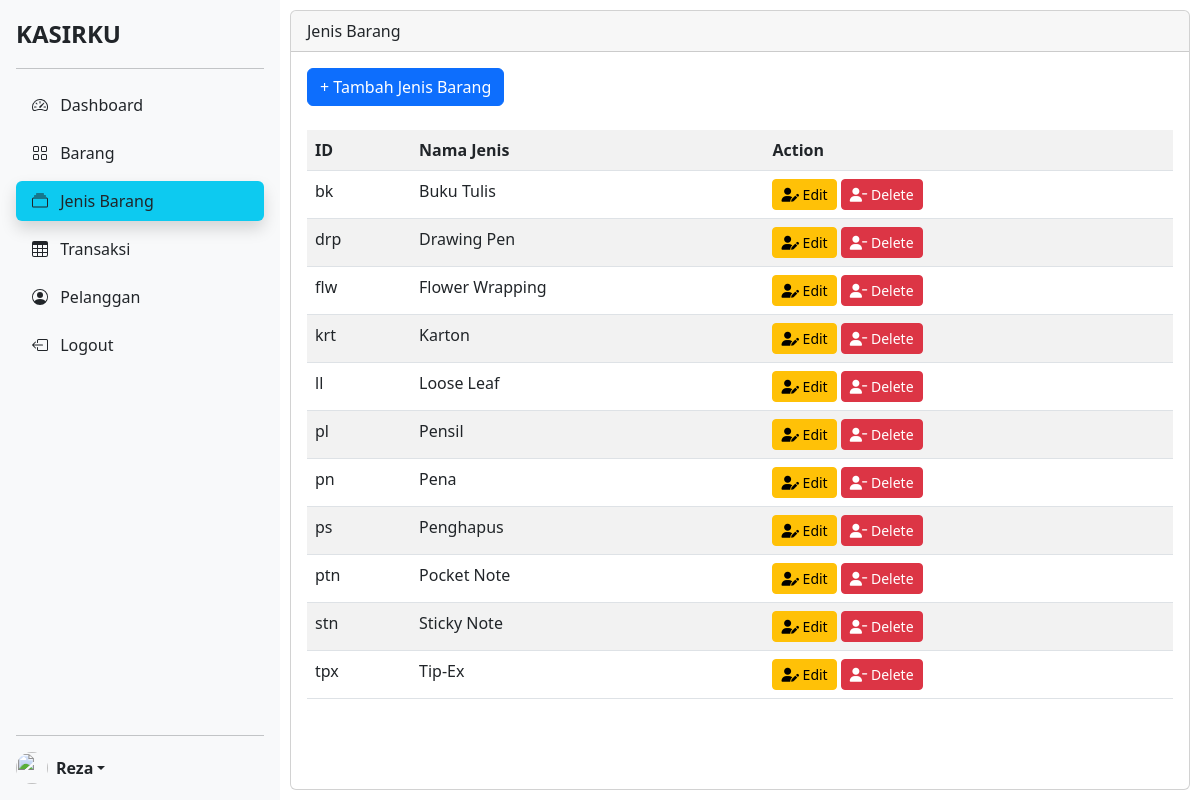
/view_jenis_barang.php (signed in), run on the app's committed database.
### tables this page shows
CREATE TABLE `jenis_barang` (
  `id_jenis` varchar(5) NOT NULL,
  `nama_jenis` varchar(50) NOT NULL
);

### view_jenis_barang.php (the view, shortened to what this page needs)
<!DOCTYPE html>
<html lang="en">
<head>
    <link href="https://cdn.jsdelivr.net/npm/bootstrap@5.2.1/dist/css/bootstrap.min.css" rel="stylesheet">
    <link rel="stylesheet" href="style.css">
</head>
<body>
    <div class="d-flex flex-row">
        <nav class="sticky">
            <?php
                include ('nav/index.php');
            ?>
        </nav>
        <div class="card flex-grow-1" style="margin:10px">
            <div class="card-header">Jenis Barang</div>
            <div class="card-body">
                <button type="button" class="btn btn-primary" data-bs-toggle="modal" data-bs-target="#addJenisBarangModal">
                    + Tambah Jenis Barang
                </button>
                <br><br>
                <table id="tabel_data" class="table table-hover table-striped">
                    <tr>
                        <th>ID</th>
                        <th>Nama Jenis</th>
                        <th>Action</th>
                    </tr>
                    <?php
                    require_once('db_login.php');
                    $query = "SELECT * FROM jenis_barang ORDER BY id_jenis";
                    $query_run = mysqli_query($con, $query);
                    if (mysqli_num_rows($query_run) > 0) {
                        foreach ($query_run as $jenisbarang) {
                    ?>
                            <tr>
                                <td><?= $jenisbarang['id_jenis'] ?></td>
                                <td><?= $jenisbarang['nama_jenis'] ?></td>
                                <td>
                                    <button type="button" value="<?= $jenisbarang['id_jenis']; ?>" class="editJenisBarangBtn btn btn-warning btn-sm"><i class="fa-solid fa-user-pen"></i> Edit</button>
                                    <button type="button" value="<?= $jenisbarang['id_jenis']; ?>" class="deleteJenisBarangBtn btn btn-danger btn-sm"><i class="fa-solid fa-user-minus"></i> Delete</button>
                                </td>
                            </tr>
                    <?php
                        }
                    }
                    ?>
                </table>
            </div>
        </div>
    </div>
</body>
</html>

### style.css (style rules this page uses)
.sticky { position: sticky; position: -webkit-sticky; top: 0; align-self: flex-start; }

### nav/sidebars.css (style rules this page uses)
body { min-height: 100vh; min-height: -webkit-fill-available; }
html { height: -webkit-fill-available; }

### data on the page
jenis_barang: id_jenis "bk", nama_jenis "Buku Tulis"
jenis_barang: id_jenis "drp", nama_jenis "Drawing Pen"
jenis_barang: id_jenis "flw", nama_jenis "Flower Wrapping"
jenis_barang: id_jenis "krt", nama_jenis "Karton"
jenis_barang: id_jenis "ll", nama_jenis "Loose Leaf"
jenis_barang: id_jenis "pl", nama_jenis "Pensil"
jenis_barang: id_jenis "pn", nama_jenis "Pena"
jenis_barang: id_jenis "ps", nama_jenis "Penghapus"
jenis_barang: id_jenis "ptn", nama_jenis "Pocket Note"
jenis_barang: id_jenis "stn", nama_jenis "Sticky Note"
jenis_barang: id_jenis "tpx", nama_jenis "Tip-Ex"

### other printed values
$_SESSION['username'] "Reza"
